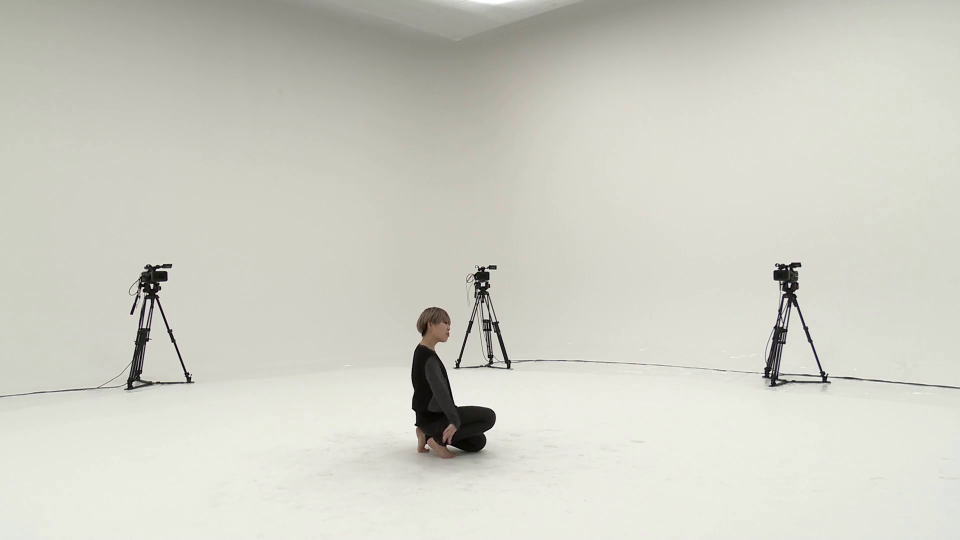
#> input picture frame 72 of assets/no_movement.mp4, 1920 x 1080 px (shown at 1/2 size)
$ python compare_algorithms.py
#> lines starting #> are read from the running program, lines starting #| are printed output that depends on the picture
#> in load_frame_pairs_from_video, frame is the input picture: shape (1080, 1920, 3); mean B, G, R 197.8, 207.1, 207.6
import os
import time
import warnings
import zipfile
from pathlib import Path

import cv2
import matplotlib
matplotlib.use("Agg")          # non-interactive backend, safe in any environment
import matplotlib.pyplot as plt
import numpy as np
import pandas as pd
import seaborn as sns
from PIL import Image
from tqdm import tqdm

warnings.filterwarnings("ignore")

# ─────────────────────────────── configuration ────────────────────────────────
MAX_PAIRS      = None        # None → process every frame in the dataset
RESULT_EVERY   = 10          # save visualisations for every Nth pair
GRID_ROWS      = 8           # template-matching grid rows
GRID_COLS      = 8           # template-matching grid cols
SEARCH_MARGIN  = 16          # pixels around each patch to search
RESULTS_DIR    = Path("results")
LK_LEVELS      = 3
LK_WIN_HALF    = 7
LK_SIGMA       = 1.0
# Ignore optical-flow magnitudes smaller than this (normalized [0,1])
OF_MIN_FLOW_THRESHOLD = 0.1
# Ignore bounding boxes smaller than these dimensions (pixels)
BBOX_MIN_WIDTH = 16
BBOX_MIN_HEIGHT = 16
# ──────────────────────────────────────────────────────────────────────────────


# ══════════════════════════════════════════════════════════════════════════════
#  Helpers
# ══════════════════════════════════════════════════════════════════════════════

def pil_to_gray(img: Image.Image) -> np.ndarray:
    """Convert a PIL image to an 8-bit grayscale NumPy array."""
    return np.array(img.convert("L"))


def resize_gray(img: np.ndarray, max_dim: int = 320) -> np.ndarray:
    """Down-scale if either dimension exceeds max_dim (keeps aspect ratio)."""
#> called with max_dim = 320
    h, w = img.shape[:2]
#> h = 1080; w = 1920
    scale = min(max_dim / max(h, w), 1.0)
#> scale = 0.167
    if scale < 1.0:
        new_w, new_h = int(w * scale), int(h * scale)
#> new_w = 320; new_h = 180
        img = cv2.resize(img, (new_w, new_h), interpolation=cv2.INTER_AREA)
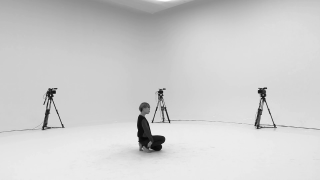
#> img: shape (180, 320); min 7, max 254, mean 206.2
    return img


# ══════════════════════════════════════════════════════════════════════════════
#  Algorithm 1 – Lucas-Kanade Optical Flow (from scratch, NumPy only)
# ══════════════════════════════════════════════════════════════════════════════

_SOBEL_SMOOTH = np.array([1, 2, 1], dtype=np.float32)
_SOBEL_DIFF   = np.array([1, 0, -1], dtype=np.float32)


# [8 lines left out: function _convolve2d, not called in this run]


def _separable_convolve(img, k_row, k_col):
    return _convolve2d(_convolve2d(img, k_row.reshape(1, -1)), k_col.reshape(-1, 1))


def _spatial_gradient_x(img): return _separable_convolve(img, _SOBEL_DIFF, _SOBEL_SMOOTH)
def _spatial_gradient_y(img): return _separable_convolve(img, _SOBEL_SMOOTH, _SOBEL_DIFF)


# [134 lines left out: functions _gaussian_kernel_1d, _gaussian_blur, _lk_flow_single_scale, _downsample, _upsample, _warp_frame and 3 more, not called in this run]


# ══════════════════════════════════════════════════════════════════════════════
#  Visualisation helpers
# ══════════════════════════════════════════════════════════════════════════════

CMAP_OF = "hot"; CMAP_TM = "cool"; CMAP_DIFF = "RdBu"


# [170 lines left out: functions save_pair_heatmap, save_summary_heatmaps, save_performance_table, _generate_synthetic_frames, not called in this run]


def _frames_from_video_bytes(video_bytes: bytes, max_frames: int) -> list[np.ndarray]:
    """Placeholder kept for compatibility – not used with Kaggle image datasets."""
    return []


# ══════════════════════════════════════════════════════════════════════════════
#  Dataset loading  (Kaggle – image sequence)
# ══════════════════════════════════════════════════════════════════════════════

IMG_EXTENSIONS = {".jpg", ".jpeg", ".png", ".bmp", ".tiff", ".tif", ".webp"}


# [92 lines left out: functions _download_kaggle_dataset, _collect_image_files, load_frame_pairs, not called in this run]

def load_frame_pairs_from_video(video_path: Path, max_pairs: int | None = MAX_PAIRS) -> list[tuple[np.ndarray, np.ndarray]]:
    """
    Load frames from a video file, convert to grayscale, and return a list of
    (prev_gray, curr_gray) pairs ready for algorithm processing.
    """
    if not video_path.is_file():
        raise FileNotFoundError(f"Video file not found: {video_path}")
    cap = cv2.VideoCapture(str(video_path))
    if not cap.isOpened():
        raise RuntimeError(f"Failed to open video file: {video_path}")

    orig_frames: list[np.ndarray] = []
    frames = []
    while True:
        ret, frame = cap.read()
        if not ret:
            break
        orig_frames.append(frame)
        gray = resize_gray(cv2.cvtColor(frame, cv2.COLOR_BGR2GRAY))
        clahe = cv2.createCLAHE(clipLimit=2.0, tileGridSize=(8, 8))
        gray = clahe.apply(gray)
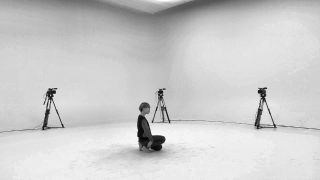
#> gray: shape (180, 320); min 4, max 254, mean 204.4

        # [13 lines of commented-out code are left out]

        frames.append(gray)
        if max_pairs and len(frames) >= max_pairs + 1:
            break

    cap.release()
    if len(frames) < 2:
        raise RuntimeError("Fewer than 2 frames could be loaded from the video.")


    pairs = [(frames[i], frames[i + 1], orig_frames[i + 1]) for i in range(len(frames) - 1)]
    print(f"Loaded {len(pairs)} frame pairs from video.")
    return pairs


# ══════════════════════════════════════════════════════════════════════════════
#  Bounding Box Visualisation
# ══════════════════════════════════════════════════════════════════════════════

# [199 lines left out: functions draw_motion_bounding_boxes, draw_average_bounding_box, save_bounding_box_visualization, not called in this run]


# ...existing code...

def main():
    RESULTS_DIR.mkdir(parents=True, exist_ok=True)
    pairs_dir = RESULTS_DIR / "pairs"
    pairs_dir.mkdir(exist_ok=True)

    video_name = "no_movement"
    video_path = Path(f"assets/{video_name}.mp4")  # <-- Set your video path here
    pairs = load_frame_pairs_from_video(video_path, max_pairs=MAX_PAIRS)

    records      = []
    of_maps_all  = []
    tm_maps_all  = []

    print(f"\nProcessing {len(pairs)} frame pair(s) …\n")
    for idx, (prev, curr, curr_orig) in enumerate(tqdm(pairs, unit="pair")):

        # ── Optical Flow ──────────────────────────────────────────────────────
        t0 = time.perf_counter()
        of_map = optical_flow_motion_map(prev, curr)
        of_time = (time.perf_counter() - t0) * 1000

        # ── Template Matching ─────────────────────────────────────────────────
        t0 = time.perf_counter()
        tm_map = template_matching_motion_map(prev, curr)
        tm_time = (time.perf_counter() - t0) * 1000

        # resize tm_map to of_map shape (same frame, should already match)
        if tm_map.shape != of_map.shape:
            tm_map = cv2.resize(tm_map, (of_map.shape[1], of_map.shape[0]))

        # ── Metrics ───────────────────────────────────────────────────────────
        m = compute_metrics(of_map, tm_map)
        records.append(dict(
            pair_idx=idx,
            of_time_ms=of_time,
            tm_time_ms=tm_time,
            of_mean_intensity=float(of_map.mean()),
            tm_mean_intensity=float(tm_map.mean()),
            **m,
        ))

        of_maps_all.append(of_map)
        tm_maps_all.append(tm_map)

        # ── Per-pair heat-map figure (every RESULT_EVERY pairs) ──────────────
        if idx % RESULT_EVERY == 0:
            save_pair_heatmap(prev, curr, of_map, tm_map, idx, pairs_dir, filename_prefix=video_name)

            # ── Bounding box visualisation ────────────────────────────────────
            save_bounding_box_visualization(prev, curr, curr_orig, of_map, tm_map, idx, RESULTS_DIR, threshold=0.2, name_prefix=video_name)

    results_df = pd.DataFrame(records)

    # ── Average motion maps (same spatial resolution as last processed pair) ──
    target_shape = of_maps_all[-1].shape
    of_stack = np.stack([
        cv2.resize(m, (target_shape[1], target_shape[0])) for m in of_maps_all
    ])
    tm_stack = np.stack([
        cv2.resize(m, (target_shape[1], target_shape[0])) for m in tm_maps_all
    ])
    mean_of_map = of_stack.mean(axis=0)
    mean_tm_map = tm_stack.mean(axis=0)

    # ── Summary figures ───────────────────────────────────────────────────────
    print("\nGenerating summary visualisations …")
    save_summary_heatmaps(results_df, mean_of_map, mean_tm_map, RESULTS_DIR, name_prefix=video_name)
    save_performance_table(results_df, RESULTS_DIR, name_prefix=video_name)

    print(f"\nAll results saved to: {RESULTS_DIR.resolve()}/")
    print("Files:")
    for f in sorted(RESULTS_DIR.rglob("*.png")):
        print(f"  {f}")
    for f in sorted(RESULTS_DIR.glob("*.csv")):
        print(f"  {f}")


if __name__ == "__main__":
    main()

$ run again, starting later in the video
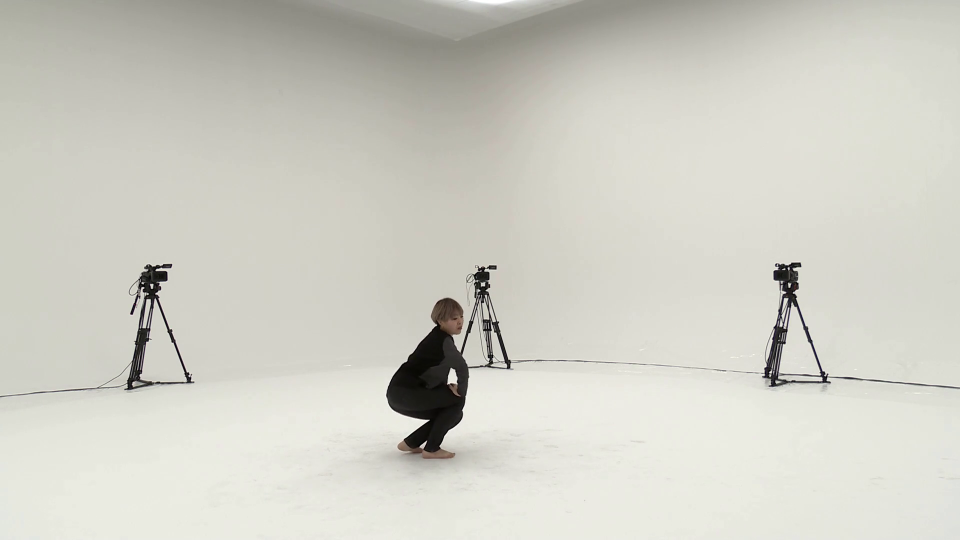
#> input picture frame 325 of assets/no_movement.mp4, 1920 x 1080 px (shown at 1/2 size)
#> in load_frame_pairs_from_video, frame is the input picture: shape (1080, 1920, 3); mean B, G, R 197.2, 206.4, 206.9
#> in resize_gray, `img = cv2.resize(img, (new_w, new_h), interpolation=cv2.INTER_AREA)`:
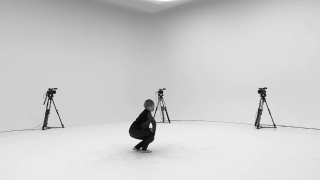
#> img: shape (180, 320); min 6, max 254, mean 205.5
#> in load_frame_pairs_from_video, `gray = clahe.apply(gray)`:
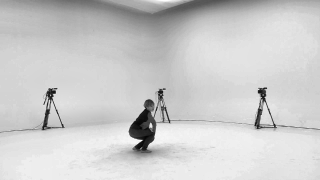
#> gray: shape (180, 320); min 4, max 254, mean 203.7

$ run again, starting later in the video
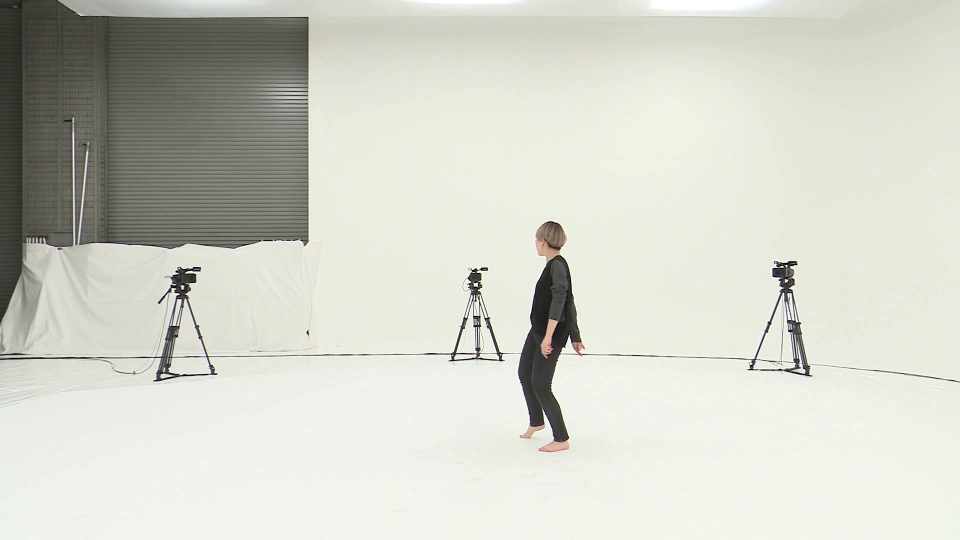
#> input picture frame 578 of assets/no_movement.mp4, 1920 x 1080 px (shown at 1/2 size)
#> in load_frame_pairs_from_video, frame is the input picture: shape (1080, 1920, 3); mean B, G, R 201.1, 210.9, 209.8
#> in resize_gray, `img = cv2.resize(img, (new_w, new_h), interpolation=cv2.INTER_AREA)`:
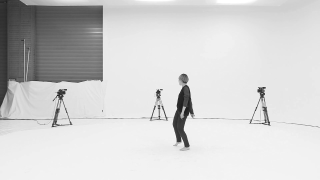
#> img: shape (180, 320); min 29, max 255, mean 209.4
#> in load_frame_pairs_from_video, `gray = clahe.apply(gray)`:
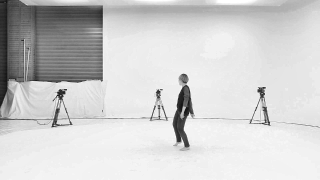
#> gray: shape (180, 320); min 19, max 255, mean 207.2
